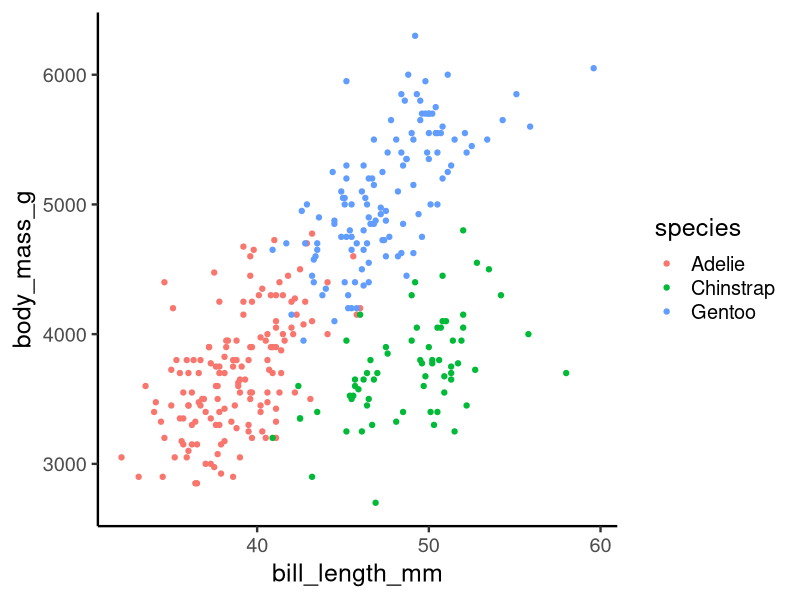

Write R code to recreate this figure.
## ---- chunk 1
#| label: setup
#| include: false
library(tidyverse)
library(palmerpenguins)
theme_set(theme_classic(base_size = 18))
options(width = 95)
## ---- chunk 2
mass_g <- 3750
species <- "Adelie"
mass_kg <- mass_g / 1000
mass_kg
## ---- chunk 3
masses <- c(3750, 3800, 3250, NA, 3450)
masses / 1000
masses[2]               # the 2nd value: counting starts at 1
masses[c(1, 3)]         # the 1st and 3rd values
## ---- chunk 4
dose <- factor(c("high", "low", "medium", "low"))
levels(dose)            # alphabetical by default

dose <- factor(dose, levels = c("low", "medium", "high"))
levels(dose)            # now in a meaningful order
## ---- chunk 5
mean(masses)
mean(masses, na.rm = TRUE)
sum(is.na(masses))
## ---- chunk 6
temps <- c(18, 25, 31, 22, 29)   # daily highs, °C
temps > 24
## ---- chunk 7
temps[temps > 24]                # keep the values where the answer is TRUE
sum(temps > 24)                  # TRUE counts as 1: how many warm days?
mean(temps > 24)                 # share of days that were warm
## ---- chunk 8
masses > 3500
sum(masses > 3500, na.rm = TRUE)
## ---- chunk 9
round(3.14159, digits = 2)
## ---- chunk 10
bills <- c(39.1, 39.5, NA, 46.5, 50.0)
mean(bills, na.rm = TRUE)
sum(bills > 40, na.rm = TRUE)
## ---- chunk 11
glimpse(penguins, width = 70)
## ---- chunk 12
summary(penguins$body_mass_g)
## ---- chunk 13
count(penguins, island)
## ---- chunk 14
#| echo: false
wide <- data.frame(id = 1:2, week1 = c(5.1, 4.8), week2 = c(5.6, 5.0))
print(wide, row.names = FALSE)
## ---- chunk 15
#| echo: false
long <- as.data.frame(pivot_longer(wide, -id, names_to = "week", values_to = "score"))
print(long, row.names = FALSE)
## ---- chunk 16
sum(is.na(penguins$sex))
count(penguins, island, sort = TRUE)
class(penguins$year)
## ---- chunk 17
count(penguins, island, species)
## ---- chunk 18
penguins |>
  group_by(species) |>
  summarise(mean_flipper_mm = mean(flipper_length_mm, na.rm = TRUE))
## ---- chunk 19
#| output-location: column
#| fig-width: 6
#| fig-height: 3.2
ggplot(penguins,
       aes(x = bill_length_mm,
           y = body_mass_g,
           colour = species)) +
  geom_point()
